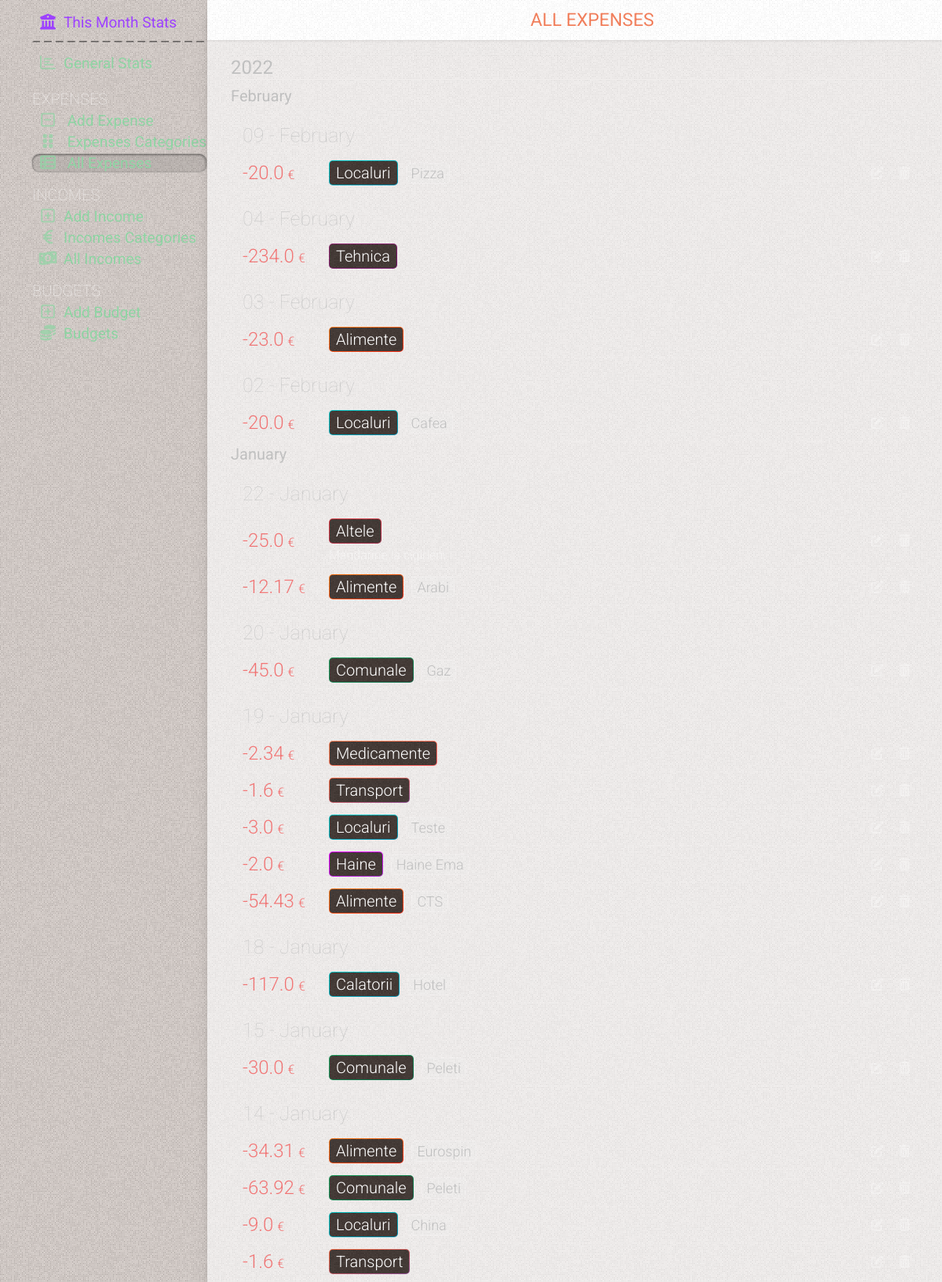
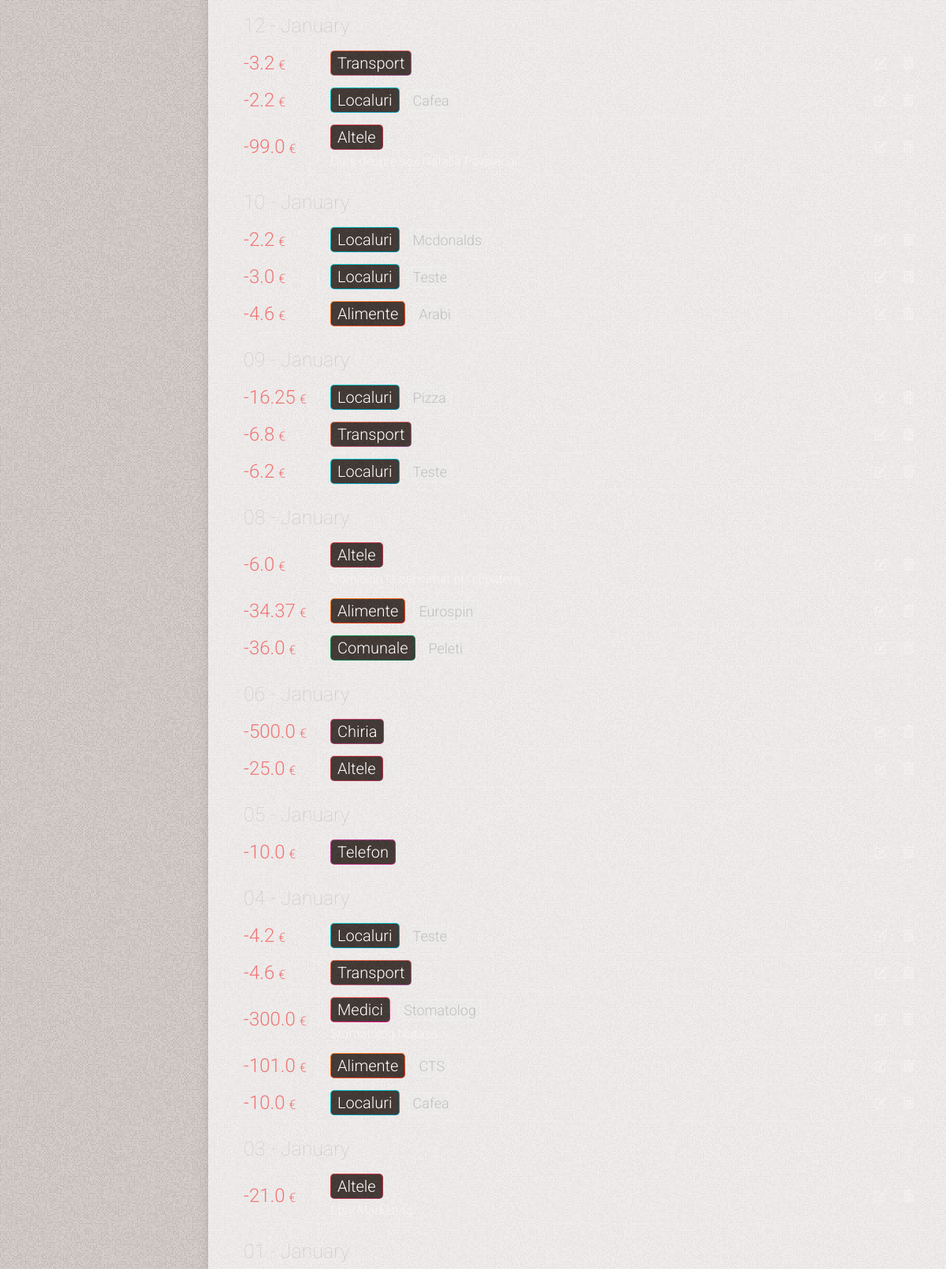
The app's page /all-expenses (upper part) with its own data (2 pictures, top to bottom).
### tables this page shows
CREATE TABLE expenses
(
    id          INTEGER PRIMARY KEY AUTOINCREMENT,
    date        TIMESTAMP NOT NULL DEFAULT CURRENT_TIMESTAMP,
    sum         REAL      NOT NULL,
    category    INTEGER   NOT NULL,
    subcategory INTEGER   NOT NULL,
    comment     TEXT

);

CREATE TABLE categories
(
    id    INTEGER PRIMARY KEY AUTOINCREMENT,
    name  TEXT NOT NULL,
    color TEXT,
    state TEXT DEFAULT false
);

CREATE TABLE subcategories
(
    id          INTEGER PRIMARY KEY AUTOINCREMENT,
    name        TEXT    NOT NULL,
    category_id INTEGER NOT NULL,
    state       TEXT DEFAULT false

);

### app.py (the view)
@app.route('/all-expenses')
def all_expenses():
    conn = get_db_connection()
    all_expenses = conn.execute(
        'SELECT sum, expenses.id as id, '
        'strftime("%d", date) as day, strftime("%m", date) as month, strftime("%Y", date) as year, '
        'categories.name as category, '
        'categories.color as color, '
        'subcategories.name as subcategory, '
        'comment '
        'FROM expenses '
        'LEFT JOIN categories on categories.id = expenses.category '
        'LEFT JOIN subcategories on subcategories.id = expenses.subcategory  '
        'ORDER BY date DESC').fetchall()
    conn.close()
    return render_template('all_expenses.html', title='All Expenses', gradient='text-gradient-red',
                           all_expenses=all_expenses)

### app.py (called while the page is built)
def get_db_connection():
    conn = sqlite3.connect('static/database.db')
    conn.row_factory = sqlite3.Row
    return conn

@app.template_filter('month_name')
def month_name(month_number):
    return calendar.month_name[month_number]

### templates/all_expenses.html (shortened to what this page needs)
{% extends 'base.html' %} {% block content %}
	<div class="page_title {{ gradient }}" >
		<span >{% block title %} {{ title }} {% endblock %}</span >
	</div >
	<div class="content" >
		{% if all_expenses|length == 0 %}
			<div class="no-results mt-50" >You have not added any expense yet. Click on (+) to add</div >
		{% else %}
			<div class="cards  relative" >
				{% for key, list in all_expenses|groupby('year')|sort(attribute='0', reverse=True) %}
					<div class="" >
						<div class="cards-year" >{{ key }} </div >
						{% for key2, list2 in list|groupby('month')|sort(attribute='0', reverse=True) %}
							<div class="" >
								<div class="cards-month" >{{ key2|int|month_name }}</div >
								{% for key3, list3 in list2|groupby('day')|sort(attribute='0', reverse=True) %}
									<div class=" subtitle2 mt-20 " >{{ key3 }} - {{ key2|int|month_name }} </div >
									{% for sum, id, day, month, year, category, color, subcategory, comment in list3 %}
										<div class="card flex items-center relative overflow-hidden flex-wrap " >
											<div class="flex items-center w-full" >
												<div class="card-info flex flex-1" >
													<div class="flex flex-1" >
														<span class="card-amount flex items-center" >  {{ sum }} <span >&euro;</span > </span >
														<div class="flex flex-col justify-center ml-15" >
															<div class="flex flex-wrap items-center" >
																<span class="{{ color }} card-category" >  <span >{{ category }}</span >  </span >
																{% if (subcategory != '') and (subcategory !=None) %}
																	<span class="card-subcategory ml-10" >  {{ subcategory }}  </span >
																{% endif %}
															</div >
															{% if (comment != '') and (comment !=None) %}
																<span class="block mt-5 card-comment" >  {{ comment }} </span >
															{% endif %}
														</div >
													</div >
													<div class="card-btns  flex items-center flex-shrink-0 ml-auto" >
														<a href="{{ id }}/edit" class="btn-ac" >
															<i class="fa-solid fa-pen-to-square" ></i >
														</a >
														<a href="/delete-expense/{{ id }}" class="btn-ac"
															 onclick="return confirm('Delete this expense?')" ><i class="fa-solid fa-trash-can" ></i ></a >
													</div >
												</div >
											</div >
										</div >
									{% endfor %}
								{% endfor %}
							</div >
						{% endfor %}
					</div >
				{% endfor %}
			</div >
		{% endif %}
	</div >
{% endblock %}

### static/css/mmenu.css (style rules this page uses)
:root { --mm-line-height: 20px; --mm-listitem-size: 38px; --mm-navbar-size: 44px; --mm-offset-top: 0; --mm-offset-right: 0; --mm-offset-bottom: 0; --mm-offset-left: 0; --mm-color-border: rgba(0, 0, 0, 0.1); --mm-color-button: rgba(0, 0, 0, 0.3); --mm-color-text: rgba(0, 0, 0, 0.75); --mm-color-text-dimmed: rgba(0, 0, 0, 0.3); --mm-color-background: #f3f3f3; --mm-color-background-highlight: rgba(0, 0, 0, 0.05); --mm-color-background-emphasis: rgba(255, 255, 255, 0.4); --mm-shadow: 0 0 10px rgba(0, 0, 0, 0.3) }
:root { --mm-iconbar-size: 50px }
:root { --mm-iconpanel-size: 50px }
:root { --mm-sidebar-collapsed-size: 50px; --mm-sidebar-expanded-size: 440px }

### records on screen
expenses: sum "20.0", name "Localuri", name "Pizza"
expenses: sum "234.0", name "Tehnica"
expenses: sum "23.0", name "Alimente"
expenses: sum "20.0", name "Localuri", name "Cafea"
expenses: sum "25.0", name "Altele", comment "Mandarine la cigirleni"
expenses: sum "12.17", name "Alimente", name "Arabi"
expenses: sum "45.0", name "Comunale", name "Gaz"
expenses: sum "2.34", name "Medicamente"
expenses: sum "1.6", name "Transport"
expenses: sum "3.0", name "Localuri", name "Teste"
expenses: sum "2.0", name "Haine", name "Haine Ema"
expenses: sum "54.43", name "Alimente", name "CTS"
expenses: sum "117.0", name "Calatorii", name "Hotel"
expenses: sum "30.0", name "Comunale", name "Peleti"
expenses: sum "34.31", name "Alimente", name "Eurospin"
expenses: sum "63.92", name "Comunale", name "Peleti"
expenses: sum "9.0", name "Localuri", name "China"
expenses: sum "1.6", name "Transport"
expenses: sum "3.2", name "Transport"
expenses: sum "2.2", name "Localuri", name "Cafea"
expenses: sum "99.0", name "Altele", comment "Curs despre sex Natalia Pavalachi"
expenses: sum "2.2", name "Localuri", name "Mcdonalds"
expenses: sum "3.0", name "Localuri", name "Teste"
expenses: sum "4.6", name "Alimente", name "Arabi"
expenses: sum "16.25", name "Localuri", name "Pizza"
expenses: sum "6.8", name "Transport"
expenses: sum "6.2", name "Localuri", name "Teste"
expenses: sum "6.0", name "Altele", comment "Comision la bancimat ptr scoatere"
expenses: sum "34.37", name "Alimente", name "Eurospin"
expenses: sum "36.0", name "Comunale", name "Peleti"
expenses: sum "500.0", name "Chiria"
expenses: sum "25.0", name "Altele"
expenses: sum "10.0", name "Telefon"
expenses: sum "4.2", name "Localuri", name "Teste"
expenses: sum "4.6", name "Transport"
expenses: sum "300.0", name "Medici", name "Stomatolog", comment "Stomatolog Natasa"
expenses: sum "101.0", name "Alimente", name "CTS"
expenses: sum "10.0", name "Localuri", name "Cafea"
expenses: sum "21.0", name "Altele", comment "Etsy Marketing"

### other values on screen
{{ title }} "ALL EXPENSES"
{{ key }} "2022"
{{ key2|int|month_name }} "February" "January"
{{ key3 }} "09" "04" "03" "02" "22" "20" "19" "18" "15" "14" "12" "10" "09" "08" "06" "05" "04" "03" "01"
{{ key2|int|month_name }} "February" "February" "February" "February" "January" "January" "January" "January" "January" "January" "January" "January" "January" "January" "January" "January" "January" "January" "January"
